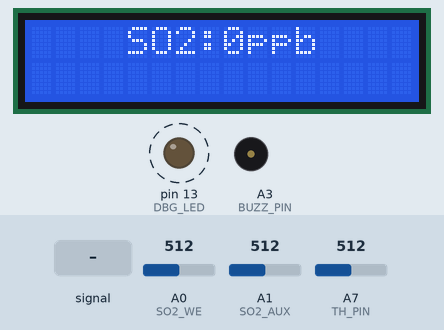
This program was run on a simulated Arduino Uno, built with avr-gcc and run on an emulated ATmega328P. Parts: 16×2 character LCD, output pins drawn as LEDs (lit = HIGH), buzzer (waves = sounding, pin HIGH). Dashed ring = blinking. The inputs (shaded band) are chosen by the test bench; at power-on: A7 (TH_PIN) = 512, A0 (SO2_WE) = 512, A1 (SO2_AUX) = 512. What the program prints to the serial monitor is not drawn.

Above: at 1.2 s.
1.3 s: A1 (SO2_AUX) fed a 2 Hz sine of ±306 counts around its level
At 4.0 s:
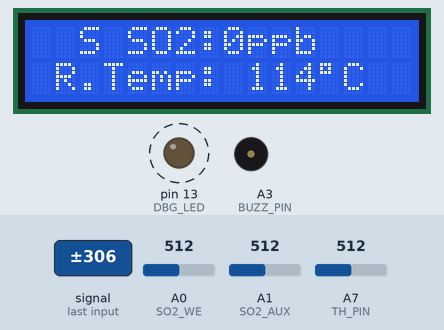
4.3 s: A7 (TH_PIN) set to 605
At 5.5 s:
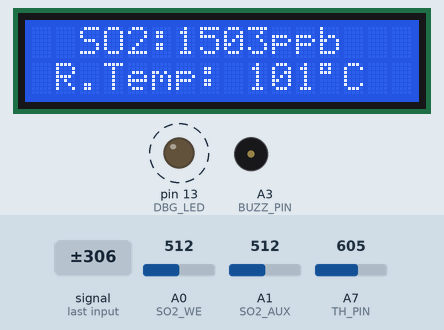
7.2 s: A7 (TH_PIN) set to 625
At 9.2 s:
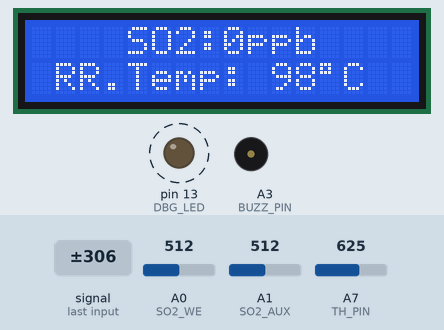
10.2 s: A0 (SO2_WE) set to 716
At 11.8 s:
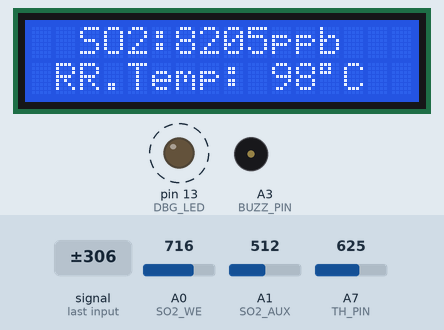
13.2 s: A1 (SO2_AUX) set to 306
At 14.2 s:
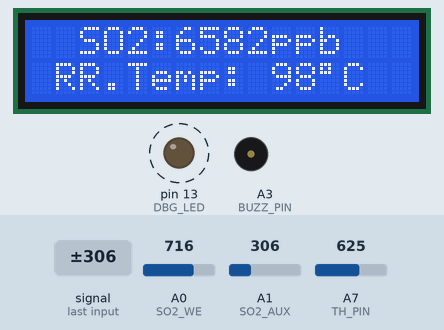
14.7 s: A1 (SO2_AUX) fed a 200 Hz sine of ±81 counts around its level
At 16.2 s:
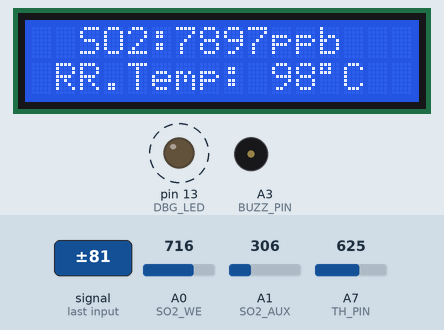
Timing chart, 0 to 18.7 s (numbered marks = the images above; inputs shaded):
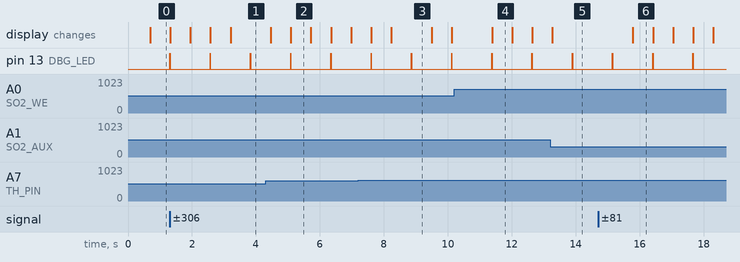

The program:

main.cpp
```cpp
#include <Arduino.h>
#include <LiquidCrystal.h>

#include <stdint.h>

#include "config.h"
#include "thermistor.h"


LiquidCrystal lcd(LCD_RS, LCD_EN, LCD_D4, LCD_D5, LCD_D6, LCD_D7);


// Sensor SO2-B4 SN: 164781758 (according to alphasense provided calibration data)
float ElecZero_SO2_WE_mV = 362;  //[usually:330mV] the elctronic zero of the SO2 working electrode. Basically the baseline for 0ppb, see write up for alternative values
float ElecZero_SO2_Aux_mV = 341; //[usually:340mV] similarly , the electronic zero of the auxialary electrode, which is isolated from air to give unbiased values for stability
float SO2_Sensitivity = 0.300;   //[usually:300nA/ppm] the sensitivity of the SO2 sensor in (mV/ppb)


float Vin = 4980;//4720;  //This is the input voltage(mV), that we want to be stable, using bypass capacitors and a linear regulator. its better to do not use the Arduino as a voltage source.

uint8_t samples = 60; // number of samples taken to determine the mode in mode function
int ppb_SO2[60]; //arrays holding multiple data samples, used in mode function to pick reoccuring value


unsigned long previous_time = 0;
unsigned long wait_updateTime = 1000;    //we will check the sensor 1 times a second

void setup() {
  // put your setup code here, to run once:

  Serial.begin(BAUDRATE);
  lcd.begin(LCD_WIDTH, LCD_HEIGHT);

  //Define analog pins as input readers for incoming voltage values
  pinMode(SO2_WE,  INPUT); //SO2 WE
  pinMode(SO2_AUX, INPUT); //SO2 AUX

  pinMode(DBG_LED, OUTPUT);
  pinMode(BUZZ_PIN, OUTPUT);

  thermitor_Init();

  Serial.println(">start");
}

void loop() {
  // put your main code here, to run repeatedly:
  for (int i = 0; i < samples; i++) //this for loop will take data points every 10ms, statisticall it is redommended to have at least 50 data points to choose a mode or average from, we use n = 60
  {
    delay(10); //Analog to Digital conversion can happen up to 10,000 times per second on the arduino, but a 10ms delay is easier on the machine.

    // read the input on analog pin A0, A1:
    int SO2_WE_Value  = analogRead(SO2_WE);  //this is the SO2 Working Eletrode value (0-1023)
    int SO2_AUX_Value = analogRead(SO2_AUX); //this is the Auxialary electrode, which is not exposed to any air to be used as a reference for stability.

    /*
    Serial.print("SO2 Working Eletrode: ");
    Serial.println(SO2_WE_Value);
    Serial.print("SO2 Auxialary electrode: ");
    Serial.println(SO2_AUX_Value);
    */


    // Convert the analog reading (which goes from 0 - 1023) to a voltage (0 - 5000mV), and correct by subtacting the electronic zero(mV) of each, giving us the real mV of each:
    float SO2_WE_mV  = (SO2_WE_Value  * (Vin / 1023.0)) - ElecZero_SO2_WE_mV;
    float SO2_AUX_mV = (SO2_AUX_Value * (Vin / 1023.0)) - ElecZero_SO2_Aux_mV;


    //take the difference of the working and auxialry electrode voltages to get the actual voltage
    float dV_SO2 = SO2_WE_mV - SO2_AUX_mV;

    //Serial.print("Difference: ");
    //Serial.println(dV_SO2);

    //divide this value by sensitivity to get parts per billion (since dV is in mV and sensitivity is in (mV/ppb), so we work with the reciprical 1/sensitivity to get ppb/mV
    ppb_SO2[i] = dV_SO2 / SO2_Sensitivity;
  }

  digitalWrite(DBG_LED,HIGH);

  int SO2 = dataSelection(ppb_SO2, samples);
  if(SO2 < 0) SO2 = 0;
  String gas = " SO2:" + String(SO2) + "ppb ";

  lcd.setCursor((LCD_WIDTH - gas.length()) / 2, 0); //center the lcd text
  lcd.print(gas);
  Serial.println(gas);


  #if ENABLED(DISPLAY_TEMPERATURE)
    // read thermistor and display in 2nd line
    if((millis() - previous_time) > wait_updateTime) //check every 1 times in a secound
    {
      previous_time = millis();
      String temperature = "R.Temp: " + String(round(analog2temp())) + (char)223 +"C";

      lcd.setCursor((LCD_WIDTH - temperature.length()) / 2, 1); //center the lcd text
      lcd.print(temperature);
      //Serial.println(temperature);
    }
  #endif //DISPLAY_TEMPERATURE

  digitalWrite(DBG_LED,LOW);
}

//This function to find the most common value out of "samples" trails to display, instead of average that looses resolution intervals
int dataSelection(int a[], int n) {
  int maxValue = 0, maxCount = 0, i, j;
  for (i = 0; i < n; ++i) {
    int count = 0;
    for (j = 0; j < n; ++j) {
      if (a[j] == a[i])
        ++count;
    }
    if (count > maxCount) {
      maxCount = count;
      maxValue = a[i];
    }
  }
  return maxValue;
}

void beeper(uint8_t numOfBeep, uint8_t beepPattern)
{
  uint16_t beepDelay;

  if(beepPattern == SHORT_BEEP)  beepDelay = 10;
  if(beepPattern == LONG_BEEP )  beepDelay = 300;

  for (int i = 0; i < numOfBeep; i++)
  {
    digitalWrite(BUZZ_PIN, HIGH);
    delay(beepDelay);
    digitalWrite(BUZZ_PIN, LOW);
    delay(beepDelay);
  }
}
```

thermistor.cpp
```cpp
#include <Arduino.h>
#include <stdint.h>

#include "config.h"
#include "thermistor.h"
#include "thermistortable.h"

#define PGM_RD_W(x)   (short)pgm_read_word(&x)


void thermitor_Init()
{
  pinMode(TH_PIN, INPUT);
}


float analog2temp()
{
  int raw  =  0;
  float celsius = 0;
  int _pin = TH_PIN;

  for(int j=1;j<=OVERSAMPLENR;j++){
    raw += analogRead(_pin);
  }

  if (temptable[0] != NULL) {
    float celsius = 0;
    uint8_t i;
    short(*tt)[][2] = (short(*)[][2])(temptable[0]);
    int value = (int)temptable[0];
    for (i = 1; i < value; i++) {
      if (PGM_RD_W((*tt)[i][0]) > raw) {
        celsius = PGM_RD_W((*tt)[i - 1][1]) +
                  (raw - PGM_RD_W((*tt)[i - 1][0])) *
                  (float)(PGM_RD_W((*tt)[i][1]) - PGM_RD_W((*tt)[i - 1][1])) /
                  (float)(PGM_RD_W((*tt)[i][0]) - PGM_RD_W((*tt)[i - 1][0]));
        return celsius;
      }
    }

    // Overflow: Set to last value in the table
    if (i == (sizeof(temptable) / sizeof(temptable[0])) - 1){
      celsius = PGM_RD_W((*tt)[i - 1][1]);
    }
  }
  else {
    celsius = NAN;
  }

  return celsius;
}
```

thermistor.h
```cpp
#ifndef THERMISTOR_H
 #define THERMISTOR_H

 #define OVERSAMPLENR 16
 #define OV(N) int16_t((N)*(OVERSAMPLENR))

 void thermitor_Init();
 float analog2temp();

#endif
```

thermistortable.h
```cpp
// thermistor = 100k kOhm, beta25 = 3950 K, 4.7 kOhm pull-up

const short temptable[][2] PROGMEM = {
  { OV(   1), 938 },
  { OV(  31), 314 },
  { OV(  41), 290 },
  { OV(  51), 272 },
  { OV(  61), 258 },
  { OV(  71), 247 },
  { OV(  81), 237 },
  { OV(  91), 229 },
  { OV( 101), 221 },
  { OV( 111), 215 },
  { OV( 121), 209 },
  { OV( 131), 204 },
  { OV( 141), 199 },
  { OV( 151), 195 },
  { OV( 161), 190 },
  { OV( 171), 187 },
  { OV( 181), 183 },
  { OV( 191), 179 },
  { OV( 201), 176 },
  { OV( 221), 170 },
  { OV( 241), 165 },
  { OV( 261), 160 },
  { OV( 281), 155 },
  { OV( 301), 150 },
  { OV( 331), 144 },
  { OV( 361), 139 },
  { OV( 391), 133 },
  { OV( 421), 128 },
  { OV( 451), 123 },
  { OV( 491), 117 },
  { OV( 531), 111 },
  { OV( 571), 105 },
  { OV( 611), 100 },
  { OV( 641),  95 },
  { OV( 681),  90 },
  { OV( 711),  85 },
  { OV( 751),  79 },
  { OV( 791),  72 },
  { OV( 811),  69 },
  { OV( 831),  65 },
  { OV( 871),  57 },
  { OV( 881),  55 },
  { OV( 901),  51 },
  { OV( 921),  45 },
  { OV( 941),  39 },
  { OV( 971),  28 },
  { OV( 981),  23 },
  { OV( 991),  17 },
  { OV(1001),   9 },
  { OV(1021), -27 }
};
```

config.h
```cpp
#ifndef config_h
 #define config_h

 #define BAUDRATE 115200

 #define DISPLAY_TEMPERATURE

 #define LCD_WIDTH  16
 #define LCD_HEIGHT 2

 #define LCD_RS 5
 #define LCD_EN 6
 #define LCD_D4 7
 #define LCD_D5 8
 #define LCD_D6 9
 #define LCD_D7 10

 /*!
  # Alphasence SO2 sensor (use UART mode)
  * @ Alphasence ISB Board 6 pin connector
  * @ + pin    = VCC (5v)
  * @ - pin    = GND
  * @ OP1 +pin = A0 (WE pin)
  * @ OP1 -pin = GND
  * @ OP2 +pin = A1 (Aux pin)
  * @ OP2 -pin = GND
 */
 #define SO2_WE  A0  //Working Electrode
 #define SO2_AUX A1  //Auxiliary Electrode

 #define DBG_LED  13
 #define BUZZ_PIN A3
 #define ESW_PIN  A2
 #define TH_PIN   A7

 #define LONG_BEEP 0
 #define SHORT_BEEP 1

 int dataSelection(int a[], int n);
 void beeper(uint8_t numOfBeep, uint8_t beepPattern);

 // Macros to support option testing
 #define _CAT(a, ...) a ## __VA_ARGS__
 #define SWITCH_ENABLED_      1
 #define ENABLED(b) _CAT(SWITCH_ENABLED_, b)

#endif
```

Measured:
- the behaviour switches between 614 and 615 on A7 (TH_PIN) (found by bisection; images 2 and 3)
- after the input at 1.3 s, the display: first differs from a run without the input after 0.65 s (image 1 shows a later state)
- after the input at 7.2 s, the display: first changes after 0.41 s (image 3 shows a later state)
- after the input at 14.7 s, the display: changes after 1.1 s (image 6)
- by itself, pin 13 (DBG_LED): alternates HIGH for 0.01 s and LOW for 1.2 s
- what the display in image 2 shows lasts 0.6 s, from 5.1 s to 5.7 s
- what the display in image 3 shows lasts 1.3 s, from 8.2 s to 9.5 s
